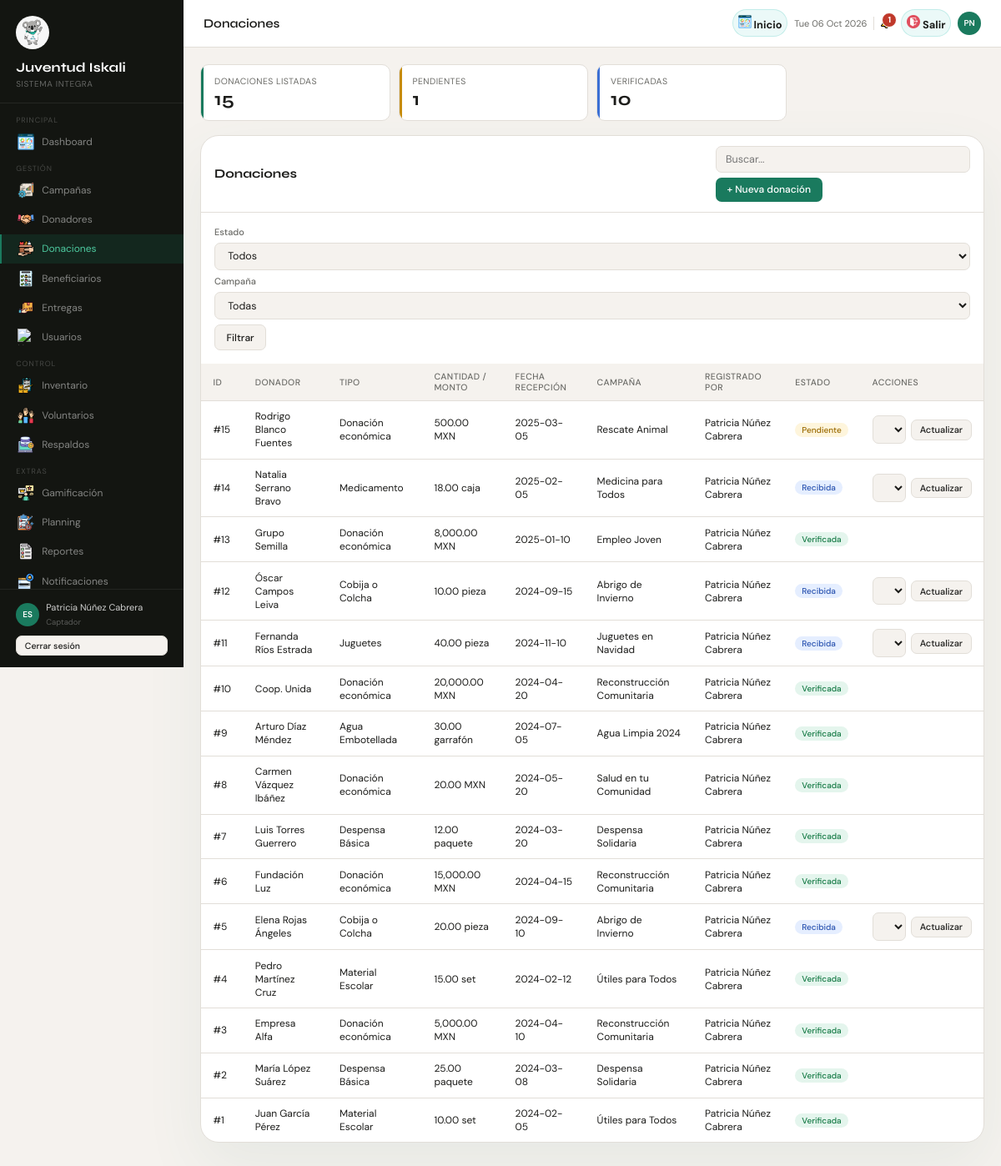
Before: /index.php?pagina=donaciones (signed in) with the older database file.
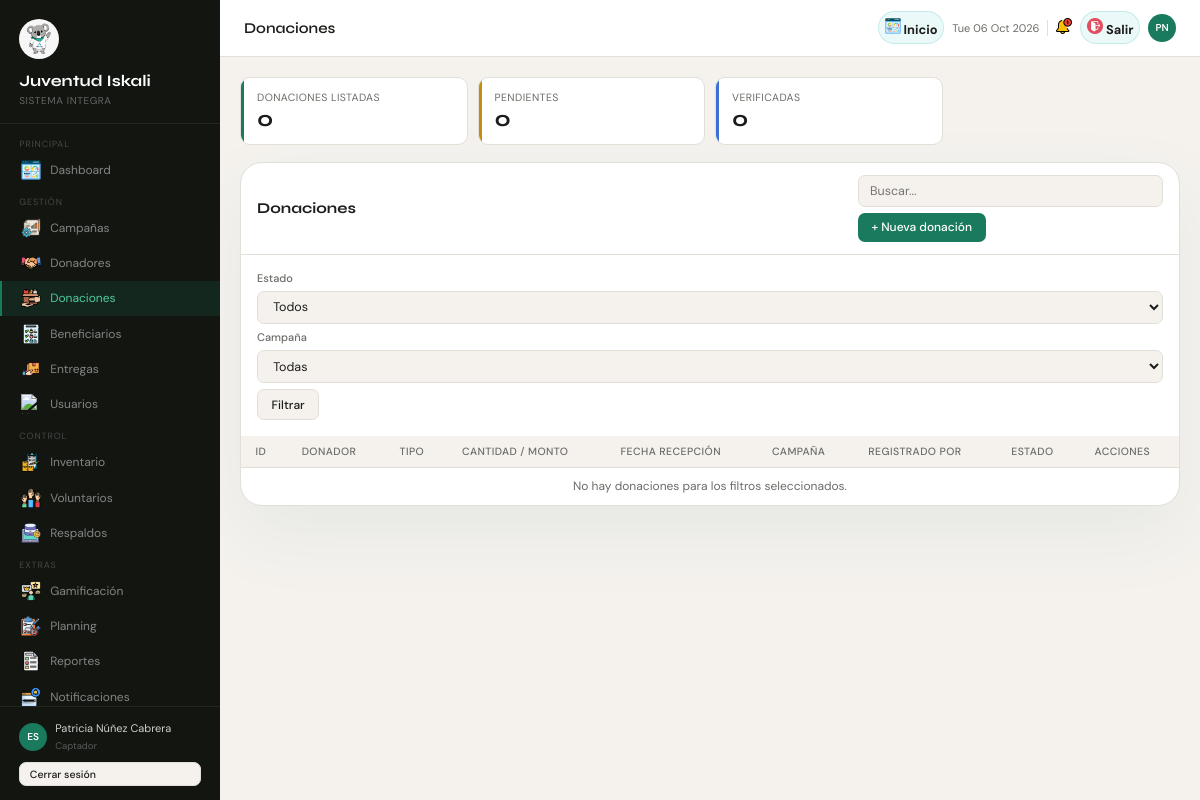
After: the same page with the newer database file.
### tables this page shows
CREATE TABLE donaciones (
    id_donacion            INT      NOT NULL AUTO_INCREMENT,
    id_donador             INT      NOT NULL,
    id_campana             INT      NOT NULL,
    id_usuario_registrador INT      NOT NULL,
    fecha_recepcion        DATE     NOT NULL,
    estado                 ENUM('pendiente','recibida','verificada','rechazada') NOT NULL DEFAULT 'pendiente',
    evidencia_url          VARCHAR(255),
    latitud                DECIMAL(10,7),
    longitud               DECIMAL(10,7),
    created_at             DATETIME NOT NULL DEFAULT CURRENT_TIMESTAMP,
    PRIMARY KEY (id_donacion)
);

CREATE TABLE campanas (
    id_campana         INT           NOT NULL AUTO_INCREMENT,
    id_usuario_creador INT           NOT NULL,
    nombre             VARCHAR(150)  NOT NULL,
    descripcion        TEXT,
    tipo_meta          ENUM('economica','especie','mixta','servicio') NOT NULL,
    meta_economica     DECIMAL(12,2) NOT NULL DEFAULT 0.00,
    fecha_inicio       DATE          NOT NULL,
    fecha_cierre       DATE          NOT NULL,
    estado             ENUM('borrador','activa','pausada','cerrada','cancelada') NOT NULL DEFAULT 'borrador',
    imagen_url         VARCHAR(255),
    created_at         DATETIME      NOT NULL DEFAULT CURRENT_TIMESTAMP,
    PRIMARY KEY (id_campana),
    CONSTRAINT chk_campana_fechas CHECK (fecha_cierre >= fecha_inicio)
);

### controllers/DonacionesController.php (called while the page is built, shortened)
<?php
require_once 'models/DonacionModel.php';
require_once 'models/NotificacionModel.php';
class DonacionesController
{
    private DonacionModel $modelo;
    public function __construct(PDO $conexion)
    {
        $this->modelo = new DonacionModel($conexion);
    }
    public function index(): void
    {
        $this->listar();
    }
    private function listar(): void
    {
        $estado = trim((string)($_GET['estado'] ?? ''));
        $idCampana = sanitizeInt($_GET['id_campana'] ?? null);
        $donaciones = $this->modelo->listar($estado ?: null, $idCampana);
        $total = count($donaciones);
        $total_pendientes = count(array_filter($donaciones, static fn(array $d): bool => $d['estado'] === 'pendiente'));
        $total_verificadas = count(array_filter($donaciones, static fn(array $d): bool => $d['estado'] === 'verificada'));
        $titulo_pagina = 'Donaciones';
        require 'views/pages/DonacionesView.php';
    }
}

### models/NotificacionModel.php (called while the page is built, shortened)
<?php
class NotificacionModel
{
    private PDO $db;
    public function __construct(PDO $conexion)
    {
        $this->db = $conexion;
    }
    public function contarNoLeidas(int $id_usuario, string $canal = 'web'): int
    {
        $query = "
            SELECT COUNT(*)
            FROM notificaciones
            WHERE id_usuario = :id_usuario
              AND leida = 0
              AND FIND_IN_SET(:canal, canal) > 0
        ";
        $stmt = $this->db->prepare($query);
        $stmt->execute([
            ':id_usuario' => $id_usuario,
            ':canal'      => $canal,
        ]);
        return (int)$stmt->fetchColumn();
    }
}

### functions.php (called while the page is built, shortened)
<?php
function e(string $string): string
{
    return htmlspecialchars($string, ENT_QUOTES, 'UTF-8');
}
function sanitizeInt(mixed $value): ?int
{
    $result = filter_var($value, FILTER_VALIDATE_INT);
    return ($result !== false && $result > 0) ? (int)$result : null;
}
function usuarioPuede(string $modulo, string $accion): bool
{
    $rolActual = trim((string)($_SESSION['rol'] ?? ''));
    try {
        $db = new Database();
        $conexion = $db->getConnection();
        $stmt = $conexion->prepare(
            'SELECT p.id_rol, p.modulo, p.puede_ver, p.puede_crear, p.puede_editar, p.puede_eliminar
             FROM roles r
             INNER JOIN permisos_rol p ON p.id_rol = r.id_rol
             WHERE LOWER(r.nombre) = LOWER(?)
               AND LOWER(p.modulo) = LOWER(?)
             LIMIT 1'
        );
        $stmt->execute([$rolActual, $modulo]);
        $permiso = $stmt->fetch(PDO::FETCH_ASSOC);
        $acciones = [
            'ver'    => (bool)($permiso['puede_ver'] ?? false),
            'crear'  => (bool)($permiso['puede_crear'] ?? false),
            'editar' => (bool)($permiso['puede_editar'] ?? false),
            'eliminar' => (bool)($permiso['puede_eliminar'] ?? false),
        ];
        return $acciones[$accion] ?? false;
    } catch (Throwable $e) {
        logger('usuarioPuede error: ' . $e->getMessage());
        return false;
    }
}

### models/DonacionModel.php (called while the page is built, shortened)
<?php
class DonacionModel
{
    private PDO $db;
    public function __construct(PDO $conexion)
    {
        $this->db = $conexion;
    }
    public function listar(?string $estado = null, ?int $idCampana = null): array
    {
        $sql = "SELECT d.id_donacion, d.fecha_recepcion, d.estado, d.evidencia_url,
                       d.id_campana, c.nombre AS campana, d.id_donador,
                       COALESCE(dm.razon_social, CONCAT(COALESCE(df.nombre, ''), ' ', COALESCE(df.apellido, ''))) AS donador,
                       CONCAT(COALESCE(u.nombre, ''), ' ', COALESCE(u.apellido, '')) AS registrador,
                       CASE WHEN de.id_donacion IS NOT NULL THEN 'especie' ELSE 'economica' END AS tipo,
                       COALESCE(tb.nombre, 'Donación económica') AS detalle, de.descripcion,
                       COALESCE(de.cantidad, decon.monto) AS cantidad_monto,
                       COALESCE(de.unidad_medida, decon.moneda) AS unidad_medida,
                       decon.metodo_pago
                FROM donaciones d
                INNER JOIN donadores dn ON dn.id_donador = d.id_donador
                LEFT JOIN donadores_fisicos df ON df.id_donador = dn.id_donador
                LEFT JOIN donadores_morales dm ON dm.id_donador = dn.id_donador
                INNER JOIN campanas c ON c.id_campana = d.id_campana
                LEFT JOIN usuarios u ON u.id_usuario = d.id_usuario_registrador
                LEFT JOIN donaciones_especie de ON de.id_donacion = d.id_donacion
                LEFT JOIN tipos_bien tb ON tb.id_tipo_bien = de.id_tipo_bien
                LEFT JOIN donaciones_economicas decon ON decon.id_donacion = d.id_donacion
                WHERE 1 = 1";
        $params = [];
        $sql .= ' ORDER BY d.id_donacion DESC';
        $stmt = $this->db->prepare($sql);
        $stmt->execute($params);
        return $stmt->fetchAll(PDO::FETCH_ASSOC);
    }
}

### views/pages/DonacionesView.php (the view, shortened to what the changed rows need)
<?php require_once 'views/layouts/header.php'; ?>
<div style="display:flex;width:100%;">
  <?php require_once 'views/layouts/sidebar.php'; ?>
  <div class="main">
    <?php require_once 'views/layouts/topbar.php'; ?>
    <div class="content">
      <div class="kpi-grid">
        <div class="kpi"><div class="kpi-label">Donaciones listadas</div><div class="kpi-value"><?= e((string)$total) ?></div></div>
        <div class="kpi amber"><div class="kpi-label">Pendientes</div><div class="kpi-value"><?= e((string)$total_pendientes) ?></div></div>
        <div class="kpi blue"><div class="kpi-label">Verificadas</div><div class="kpi-value"><?= e((string)$total_verificadas) ?></div></div>
      </div>
      <div class="card">
        <div class="card-header">
          <h3>Donaciones</h3>
          <div class="toolbar">
            <input type="text" class="search-input" placeholder="Buscar..." oninput="filtrarTabla(this,'tabla-donaciones')">
            <?php if (usuarioPuede('donaciones', 'crear')): ?>
              <a class="btn btn-primary" href="<?= BASE_URL ?>/index.php?pagina=donaciones&accion=crear">+ Nueva donación</a>
            <?php endif; ?>
          </div>
        </div>
        <form method="GET" action="<?= BASE_URL ?>/index.php" class="toolbar" style="padding:16px;">
          <label for="filtro-estado">Estado</label>
          <select id="filtro-estado" name="estado">
            <option value="">Todos</option>
          </select>
          <label for="filtro-campana">Campaña</label>
          <select id="filtro-campana" name="id_campana">
            <option value="">Todas</option>
          </select>
          <button type="submit" class="btn btn-secondary">Filtrar</button>
        </form>
        <table id="tabla-donaciones">
          <thead><tr><th>ID</th><th>Donador</th><th>Tipo</th><th>Cantidad / monto</th><th>Fecha recepción</th><th>Campaña</th><th>Registrado por</th><th>Estado</th><th>Acciones</th></tr></thead>
          <tbody>
            <?php foreach ($donaciones as $donacion): ?>
              <tr>
                <td>#<?= e((string)$donacion['id_donacion']) ?></td>
                <td><?= e(trim($donacion['donador'] ?? '') ?: '—') ?></td>
                <td><?= e($donacion['detalle']) ?></td>
                <td><?= e(number_format((float)$donacion['cantidad_monto'], 2)) ?> <?= e($donacion['unidad_medida'] ?? '') ?></td>
                <td><?= e($donacion['fecha_recepcion']) ?></td>
                <td><?= e($donacion['campana']) ?></td>
                <td><?= e(trim($donacion['registrador'] ?? '') ?: '—') ?></td>
                <td><span class="badge <?= $donacion['estado'] === 'verificada' ? 'badge-green' : ($donacion['estado'] === 'rechazada' ? 'badge-gray' : ($donacion['estado'] === 'recibida' ? 'badge-blue' : 'badge-amber')) ?>"><?= e(ucfirst($donacion['estado'])) ?></span></td>
                <td>
                  <?php if (usuarioPuede('donaciones', 'editar') && in_array($donacion['estado'], ['pendiente', 'recibida'], true)): ?>
                    <form method="POST" action="<?= BASE_URL ?>/index.php?pagina=donaciones&accion=cambiar-estado&id=<?= e((string)$donacion['id_donacion']) ?>" style="display:flex;gap:6px;align-items:center;">
                      <select name="estado" aria-label="Nuevo estado de donación">
                        <?php if ($donacion['estado'] === 'pendiente'): ?>
                          <option value="recibida">Recibida</option><option value="rechazada">Rechazada</option>
                        <?php else: ?>
                          <option value="verificada">Verificada</option><option value="rechazada">Rechazada</option>
                        <?php endif; ?>
                      </select>
                      <button type="submit" class="btn btn-secondary btn-sm">Actualizar</button>
                    </form>
                  <?php endif; ?>
                </td>
              </tr>
            <?php endforeach; ?>
            <?php if (!$donaciones): ?><tr><td colspan="9" style="text-align:center;color:var(--muted);">No hay donaciones para los filtros seleccionados.</td></tr><?php endif; ?>
          </tbody>
        </table>
      </div>
    </div>
  </div>
</div>
<?php require_once 'views/layouts/footer.php'; ?>

### views/layouts/topbar.php (shortened to what the changed rows need)
<?php
$notif_count = 0;
if (!empty($_SESSION['id_usuario']) && isset($conexion)) {
    require_once 'models/NotificacionModel.php';
    $modelo_notif = new NotificacionModel($conexion);
    $notif_count = $modelo_notif->contarNoLeidas((int)$_SESSION['id_usuario'], 'web');
}
?>
<div class="topbar">
  <div class="topbar-title"><?= htmlspecialchars($titulo_pagina ?? 'Dashboard') ?></div>
  <div class="topbar-actions">
    <a href="<?= BASE_URL ?>/index.php?pagina=dashboard" class="topbar-button btn-icon">
     <img src="<?= BASE_URL ?>/public/iconos/Dashboard.png" alt="Dashboard" style="width:16px;height:16px;">
      Inicio
    </a>
    <span style="font-size:11px;color:var(--muted);">
      <?= date('D d M Y') ?>
    </span>
    <div style="position:relative;cursor:pointer;" title="Notificaciones" onclick="toggleNotifDropdown()">
      <img src="<?= BASE_URL ?>/public/iconos/notificacion.png" alt="Notificaciones" style="width:16px;height:16px;cursor:pointer;">
      <?php if ($notif_count > 0): ?>
        <span style="position:absolute;top:-3px;right:-3px;width:18px;height:18px;background:var(--danger);border-radius:50%;border:1.5px solid #fff;display:flex;align-items:center;justify-content:center;font-size:10px;color:#fff;font-weight:700;">
          <?= min($notif_count, 9) ?>
        </span>
      <?php endif; ?>
    </div>
    <a href="<?= BASE_URL ?>/index.php?pagina=logout" class="topbar-button btn-icon">
     <img src="<?= BASE_URL ?>/public/iconos/cerrar_sesion_puerta.png" alt="Cerrar sesión" style="width:16px;height:16px;">
      Salir
    </a>
    <?php
      $nombreCompleto = $_SESSION['usuario'] ?? 'Usuario';
      $partes = explode(' ', trim($nombreCompleto));
      $iniciales = strtoupper(substr($partes[0], 0, 1) . (isset($partes[1]) ? substr($partes[1], 0, 1) : ''));
    ?>
    <div style="width:28px;height:28px;border-radius:50%;background:var(--accent);display:flex;align-items:center;justify-content:center;font-size:10px;color:#fff;font-weight:600;" title="<?= htmlspecialchars($nombreCompleto) ?>">
      <?= htmlspecialchars($iniciales) ?>
    </div>
  </div>
</div>

Changed rows visible on the page:
removed donaciones: id_donacion "15", donador "Rodrigo Blanco Fuentes", detalle "Donación económica", cantidad_monto "500.00", unidad_medida "MXN", fecha_recepcion "2025-03-05", id_campana.nombre "Rescate Animal", registrador "Patricia Núñez Cabrera", estado "Pendiente", estado "Recibida"
removed donaciones: id_donacion "14", donador "Natalia Serrano Bravo", detalle "Medicamento", cantidad_monto "18.00", unidad_medida "caja", fecha_recepcion "2025-02-05", id_campana.nombre "Medicina para Todos", registrador "Patricia Núñez Cabrera", estado "Recibida", estado "Verificada"
removed donaciones: id_donacion "13", donador "Grupo Semilla", detalle "Donación económica", cantidad_monto "8,000.00", unidad_medida "MXN", fecha_recepcion "2025-01-10", id_campana.nombre "Empleo Joven", registrador "Patricia Núñez Cabrera", estado "Verificada"
removed donaciones: id_donacion "12", donador "Óscar Campos Leiva", detalle "Cobija o Colcha", cantidad_monto "10.00", unidad_medida "pieza", fecha_recepcion "2024-09-15", id_campana.nombre "Abrigo de Invierno", registrador "Patricia Núñez Cabrera", estado "Recibida", estado "Verificada"
removed donaciones: id_donacion "11", donador "Fernanda Ríos Estrada", detalle "Juguetes", cantidad_monto "40.00", unidad_medida "pieza", fecha_recepcion "2024-11-10", id_campana.nombre "Juguetes en Navidad", registrador "Patricia Núñez Cabrera", estado "Recibida", estado "Verificada"
removed donaciones: id_donacion "10", donador "Coop. Unida", detalle "Donación económica", cantidad_monto "20,000.00", unidad_medida "MXN", fecha_recepcion "2024-04-20", id_campana.nombre "Reconstrucción Comunitaria", registrador "Patricia Núñez Cabrera", estado "Verificada"
removed donaciones: id_donacion "9", donador "Arturo Díaz Méndez", detalle "Agua Embotellada", cantidad_monto "30.00", unidad_medida "garrafón", fecha_recepcion "2024-07-05", id_campana.nombre "Agua Limpia 2024", registrador "Patricia Núñez Cabrera", estado "Verificada"
removed donaciones: id_donacion "8", donador "Carmen Vázquez Ibáñez", detalle "Donación económica", cantidad_monto "20.00", unidad_medida "MXN", fecha_recepcion "2024-05-20", id_campana.nombre "Salud en tu Comunidad", registrador "Patricia Núñez Cabrera", estado "Verificada"
removed donaciones: id_donacion "7", donador "Luis Torres Guerrero", detalle "Despensa Básica", cantidad_monto "12.00", unidad_medida "paquete", fecha_recepcion "2024-03-20", id_campana.nombre "Despensa Solidaria", registrador "Patricia Núñez Cabrera", estado "Verificada"
removed donaciones: id_donacion "6", donador "Fundación Luz", detalle "Donación económica", cantidad_monto "15,000.00", unidad_medida "MXN", fecha_recepcion "2024-04-15", id_campana.nombre "Reconstrucción Comunitaria", registrador "Patricia Núñez Cabrera", estado "Verificada"
removed donaciones: id_donacion "5", donador "Elena Rojas Ángeles", detalle "Cobija o Colcha", cantidad_monto "20.00", unidad_medida "pieza", fecha_recepcion "2024-09-10", id_campana.nombre "Abrigo de Invierno", registrador "Patricia Núñez Cabrera", estado "Recibida", estado "Verificada"
removed donaciones: id_donacion "4", donador "Pedro Martínez Cruz", detalle "Material Escolar", cantidad_monto "15.00", unidad_medida "set", fecha_recepcion "2024-02-12", id_campana.nombre "Útiles para Todos", registrador "Patricia Núñez Cabrera", estado "Verificada"
removed donaciones: id_donacion "3", donador "Empresa Alfa", detalle "Donación económica", cantidad_monto "5,000.00", unidad_medida "MXN", fecha_recepcion "2024-04-10", id_campana.nombre "Reconstrucción Comunitaria", registrador "Patricia Núñez Cabrera", estado "Verificada"
removed donaciones: id_donacion "2", donador "María López Suárez", detalle "Despensa Básica", cantidad_monto "25.00", unidad_medida "paquete", fecha_recepcion "2024-03-08", id_campana.nombre "Despensa Solidaria", registrador "Patricia Núñez Cabrera", estado "Verificada"
removed donaciones: id_donacion "1", donador "Juan García Pérez", detalle "Material Escolar", cantidad_monto "10.00", unidad_medida "set", fecha_recepcion "2024-02-05", id_campana.nombre "Útiles para Todos", registrador "Patricia Núñez Cabrera", estado "Verificada"
Other visible differences:
$total: "15" → "0"
$total_pendientes: "1" → "0"
$total_verificadas: "10" → "0"
min($notif_count, 9): "1" → (not shown)
text now shown: "No hay donaciones para los filtros seleccionados."
